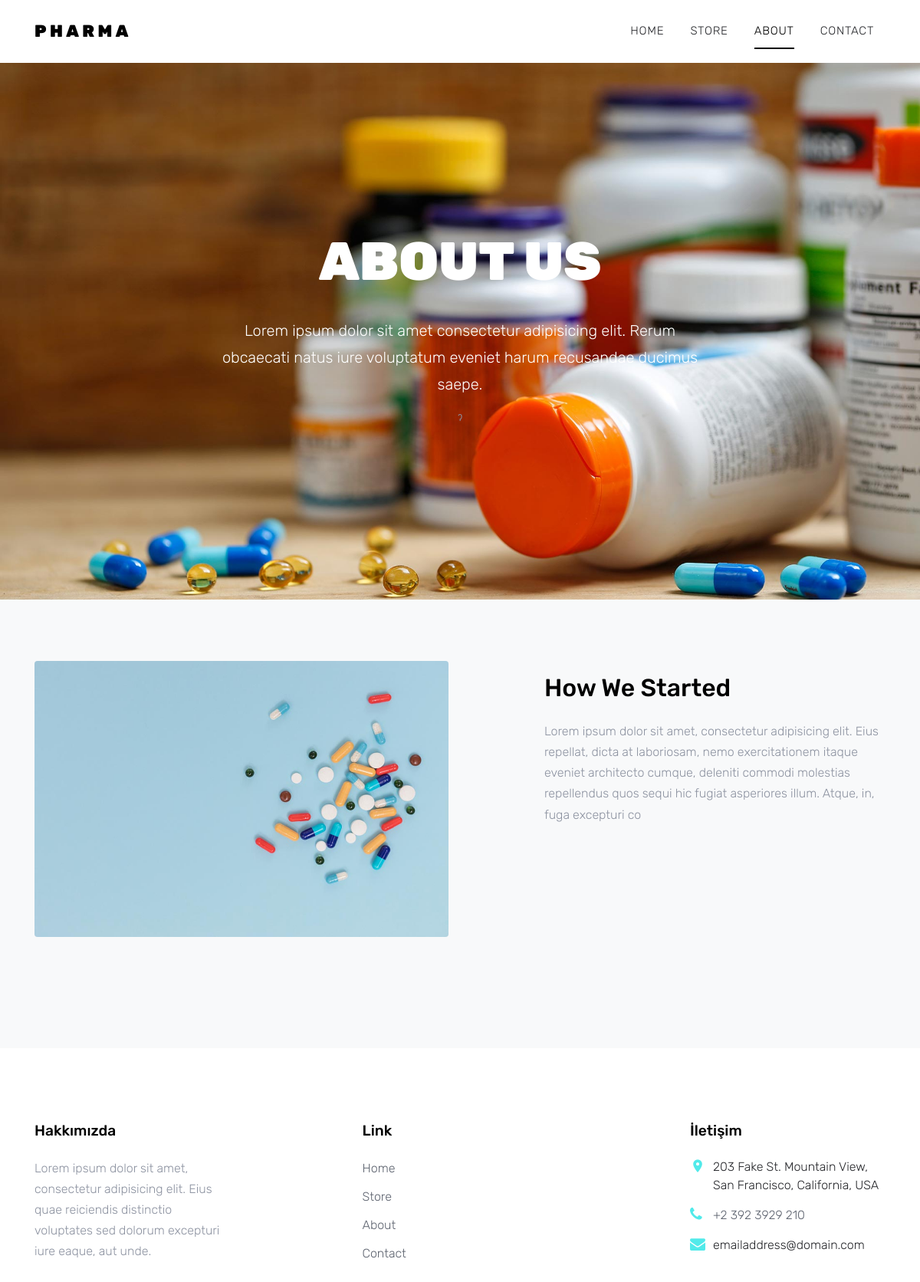
The page /eczane/about.php on the database its author committed.
### tables this page shows
CREATE TABLE `hakkimizda` (
  `id` int NOT NULL,
  `baslik` varchar(255) NOT NULL,
  `icerik` varchar(255) NOT NULL
);

CREATE TABLE `hakkimzdasub` (
  `id` int NOT NULL,
  `baslik` varchar(255) NOT NULL,
  `icerik` varchar(255) NOT NULL
);

### eczane/about.php (the view, shortened to what this page needs)
<?php
          require_once('admin/db.php');
            $veri = $conn
            ->query("SELECT baslik, icerik FROM hakkimizda WHERE id = 1")
            ->fetchAll();
            $sub = $conn
            ->query("SELECT baslik, icerik FROM hakkimzdasub WHERE id = 1")
            ->fetchAll();
?>
<!DOCTYPE html>
<html lang="en">
<head>
  <link rel="stylesheet" href="fonts/icomoon/style.css">
  <link rel="stylesheet" href="css/bootstrap.min.css">
  <link rel="stylesheet" href="css/magnific-popup.css">
  <link rel="stylesheet" href="css/jquery-ui.css">
  <link rel="stylesheet" href="css/owl.carousel.min.css">
  <link rel="stylesheet" href="css/owl.theme.default.min.css">
  <link rel="stylesheet" href="css/aos.css">
  <link rel="stylesheet" href="css/style.css">
</head>
<body>
  <div class="site-wrap">
    <div class="site-navbar py-2">
      <div class="container">
        <div class="d-flex align-items-center justify-content-between">
          <div class="logo">
            <div class="site-logo">
              <a href="index.php" class="js-logo-clone">Pharma</a>
            </div>
          </div>
          <div class="main-nav d-none d-lg-block">
            <nav class="site-navigation text-right text-md-center" role="navigation">
              <ul class="site-menu js-clone-nav d-none d-lg-block">
                <li ><a href="index.php">Home</a></li>
                <li><a href="shop.php">Store</a></li>
                <li  class="active"> <a href="about.php">About</a></li>
                <li><a href="contact.php">Contact</a></li>
              </ul>
            </nav>
          </div>
        </div>
      </div>
    </div>
    <div class="site-blocks-cover inner-page" style="background-image: url('images/hero_1.jpg');">
      <div class="container">
        <div class="row">
          <div class="col-lg-7 mx-auto align-self-center">
            <div class=" text-center">
              <h1><?php echo $veri[0][0];?></h1>
              <p><?php echo $veri[0][1];?></p>ˀ
            </div>
          </div>
        </div>
      </div>
    </div>
    <div class="site-section bg-light custom-border-bottom" data-aos="fade">
      <div class="container">
        <div class="row mb-5">
          <div class="col-md-6">
            <div class="block-16">
              <figure>
                <img src="images/bg_1.jpg" alt="Image placeholder" class="img-fluid rounded">
              </figure>
            </div>
          </div>
          <div class="col-md-1"></div>
          <div class="col-md-5">
            <div class="site-section-heading pt-3 mb-4">
              <h2 class="text-black"><?php echo $sub[0][0];?></h2>
            </div>
            <p><?php echo $sub[0][1];?></p>
          </div>
        </div>
      </div>
    </div>
    <footer class="site-footer">
      <div class="container">
        <div class="row">
          <div class="col-md-6 col-lg-3 mb-4 mb-lg-0">
            <div class="block-7">
              <h3 class="footer-heading mb-4">Hakkımızda</h3>
              <p>Lorem ipsum dolor sit amet, consectetur adipisicing elit. Eius quae reiciendis distinctio voluptates
                sed dolorum excepturi iure eaque, aut unde.</p>
            </div>
          </div>
          <div class="col-lg-3 mx-auto mb-5 mb-lg-0">
            <h3 class="footer-heading mb-4">Link</h3>
            <ul class="list-unstyled">
                <li ><a href="index.php">Home</a></li>
                <li><a href="shop.php">Store</a></li>
                <li class="active"><a href="about.php">About</a></li>
                <li><a href="contact.php">Contact</a></li>
            </ul>
          </div>
          <div class="col-md-6 col-lg-3">
            <div class="block-5 mb-5">
              <h3 class="footer-heading mb-4">İletişim</h3>
              <ul class="list-unstyled">
                <li class="address">203 Fake St. Mountain View, San Francisco, California, USA</li>
                <li class="phone"><a href="tel://23923929210">+2 392 3929 210</a></li>
                <li class="email">emailaddress@domain.com</li>
              </ul>
            </div>
          </div>
        </div>
      </div>
    </footer>
  </div>
</body>
</html>

### eczane/css/style.css (style rules this page uses)
body { line-height: 1.7; color: #8c92a0; font-weight: 300; font-size: 16px; }
a { -webkit-transition: .3s all ease; -o-transition: .3s all ease; transition: .3s all ease; }
.text-black { color: #000; }
.site-wrap:before { -webkit-transition: .3s all ease-in-out; -o-transition: .3s all ease-in-out; transition: .3s all ease-in-out; background: rgba(0, 0, 0, 0.6); content: ""; position: absolute; z-index: 2000; top: 0; left: 0; right: 0; bottom: 0; opacity: 0; visibility: hidden; }
.site-section { padding: 2.5em 0; }
@media (min-width: 768px) { .site-section { padding: 5em 0; } }
.site-section-heading { font-size: 30px; color: #25262a; position: relative; }
.site-section-heading:before { display: none; content: ""; left: 0%; top: 0; position: absolute; width: 40px; height: 2px; background: #51eaea; }
.site-footer { padding: 6em 0; }
.site-footer ul li { margin-bottom: 10px; }
.site-footer ul li a { color: #5c626e; }
.site-footer .footer-heading { font-size: 1.2rem; color: #000; margin-bottom: 1rem; }
.site-logo a { text-transform: uppercase; letter-spacing: .2em; font-size: 22px; color: #000 !important; font-weight: 900; }
.site-navbar { margin-bottom: 0px; z-index: 1999; position: relative; top: 0; width: 100%; background: #fff; }
.site-navbar a { color: #000; }
.site-navbar .site-navigation .site-menu { margin-left: 0; padding-left: 0; margin-bottom: 0; }
.site-navbar .site-navigation .site-menu .active > a { color: #000; position: relative; }
.site-navbar .site-navigation .site-menu .active > a:before { content: ""; position: absolute; left: 10px; right: 10px; height: 2px; background: #000; bottom: 0; }
.site-navbar .site-navigation .site-menu a { text-decoration: none !important; font-size: 15px; display: inline-block; }
.site-navbar .site-navigation .site-menu > li { display: inline-block; padding: 10px 5px; }
.site-navbar .site-navigation .site-menu > li > a { padding: 10px 10px; text-transform: uppercase; letter-spacing: .05em; color: #25262a; font-size: 15px; text-decoration: none !important; }
.site-mobile-menu .site-mobile-menu-header .site-mobile-menu-logo a { display: inline-block; text-transform: uppercase; color: #000; letter-spacing: .2em; font-size: 22px; font-weight: 900; }
.site-mobile-menu .site-nav-wrap { padding: 0; margin: 0; list-style: none; position: relative; }
.site-mobile-menu .site-nav-wrap a { padding: 10px 20px; display: block; position: relative; color: #212529; }
.site-mobile-menu .site-nav-wrap li { position: relative; display: block; }
.site-mobile-menu .site-nav-wrap li.active > a { color: #51eaea; }
.site-mobile-menu .site-nav-wrap > li { display: block; position: relative; float: left; width: 100%; }
.site-mobile-menu .site-nav-wrap > li > a { padding-left: 20px; font-size: 20px; }
.site-blocks-cover { background-size: cover; background-repeat: no-repeat; background-position: center center; position: relative; }
.site-blocks-cover, .site-blocks-cover > .container > .row { min-height: 700px; height: calc(100vh); }
.site-blocks-cover.inner-page, .site-blocks-cover.inner-page .row { min-height: 400px; height: 700px; }
.site-blocks-cover h1 { font-size: 50px; font-weight: 900; color: #fff; margin-bottom: 30px; text-transform: uppercase; }
@media (min-width: 768px) { .site-blocks-cover h1 { font-size: 70px; } }
.site-blocks-cover p { color: #fff; font-size: 20px; line-height: 35px; }
.block-5 ul, .block-5 ul li { list-style: none; padding: 0; margin: 0; line-height: 1.5; }
.block-5 ul li { padding-left: 30px; position: relative; margin-bottom: 15px; color: #25262a; }
.block-5 ul li:before { top: 0; font-family: "icomoon"; content: ""; position: absolute; left: 0; font-size: 20px; line-height: 1; color: #51eaea; }
.block-5 ul li.address:before { content: "\e8b4"; }
.block-5 ul li.email:before { content: "\f0e0"; }
.block-5 ul li.phone:before { content: "\f095"; }
.block-16 figure { position: relative; }
.custom-border-bottom { border-bottom: 1px solid #f9f9f9; }

### rows shown on the page
hakkimizda: baslik "ABOUT US", icerik "Lorem ipsum dolor sit amet consectetur adipisicing elit. Rerum obcaecati natus iure voluptatum eveniet harum recusandae ducimus saepe."
hakkimzdasub: baslik "How We Started", icerik "Lorem ipsum dolor sit amet, consectetur adipisicing elit. Eius repellat, dicta at laboriosam, nemo exercitationem itaque eveniet architecto cumque, deleniti commodi molestias repellendus quos sequi hic fugiat asperiores illum. Atque, in, fuga excepturi co"
